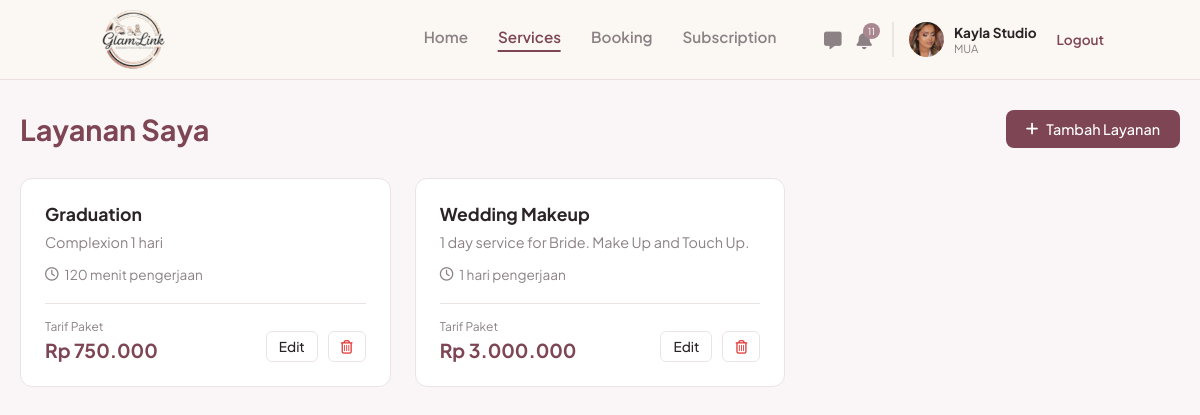
The page /mua/services.php (signed in) on the database its author committed.
### tables this page shows
CREATE TABLE `users` (
  `id_user` int(11) NOT NULL,
  `nama` varchar(100) NOT NULL,
  `email` varchar(100) NOT NULL,
  `nomor_telepon` varchar(20) DEFAULT NULL,
  `nama_brand` varchar(150) DEFAULT NULL,
  `bio` text DEFAULT NULL,
  `lokasi` varchar(150) DEFAULT NULL,
  `foto_profil` varchar(255) DEFAULT NULL,
  `password` varchar(255) NOT NULL,
  `role` enum('mua','pelanggan','admin') NOT NULL,
  `dibuat_pada` timestamp NOT NULL DEFAULT current_timestamp(),
  `status_verifikasi` enum('pending','approved','rejected') NOT NULL DEFAULT 'approved',
  `alasan_tolak` varchar(255) DEFAULT NULL
);

CREATE TABLE `services` (
  `id_service` int(11) NOT NULL,
  `id_mua` int(11) NOT NULL,
  `nama_layanan` varchar(150) NOT NULL,
  `kategori` varchar(100) DEFAULT NULL,
  `harga` decimal(10,2) NOT NULL,
  `durasi` varchar(50) DEFAULT NULL,
  `deskripsi` text DEFAULT NULL,
  `fasilitas` text DEFAULT NULL
);

### includes/mua_notifikasi.php (called while the page is built, shortened)
<?php
function mua_notif_tgl(string $tgl): string {
    $t = strtotime($tgl);
    return date('j', $t) . ' ' . MUA_NOTIF_BULAN[(int)date('n', $t)] . ' ' . date('Y', $t);
}
function mua_notif_rp($n): string {
    return 'Rp ' . number_format((float)$n, 0, ',', '.');
}
function mua_notif_sinkron(mysqli $koneksi, int $id_mua, bool $paksa = false): void {
    $kunci_sesi = 'mua_notif_sync_' . $id_mua;
    $st = $koneksi->prepare("SELECT COUNT(*) AS n FROM mua_notifikasi WHERE id_mua = ?");
    $st->bind_param('i', $id_mua);
    $st->execute();
    $pertama = (int)$st->get_result()->fetch_assoc()['n'] === 0 ? 1 : 0;
    $ins = $koneksi->prepare("INSERT IGNORE INTO mua_notifikasi (id_mua, kunci, tipe, judul, pesan, link, label_aksi, waktu, dibaca_pada)
                              VALUES (?, ?, ?, ?, ?, ?, ?, ?, IF(? = 1, NOW(), NULL))");
    $tambah = function (string $kunci, string $tipe, string $judul, string $pesan, ?string $link, ?string $aksi, string $waktu, int $sudah_baca = 0)
              use ($ins, $id_mua, $pertama) {
        $baca = ($pertama || $sudah_baca) ? 1 : 0;
    };
    $st = $koneksi->prepare("
        SELECT b.id_booking, b.no_invoice, b.tanggal_booking, b.waktu_booking, b.lokasi_acara, b.total_harga, b.status,
               b.metode_bayar, b.dibayar_pada, b.dibatalkan_oleh, b.is_client_done, b.is_mua_done, b.rating,
               b.created_at, COALESCE(b.dibatalkan_pada, b.created_at) AS waktu_batal, NOW() AS sekarang,
               u.nama AS klien, s.nama_layanan
        FROM bookings b
        LEFT JOIN users u ON u.id_user = b.id_pelanggan
        LEFT JOIN services s ON s.id_service = b.id_layanan
        WHERE b.id_mua = ? AND (b.created_at >= NOW() - INTERVAL 60 DAY OR b.tanggal_booking >= CURDATE() - INTERVAL 60 DAY)");
    $st->bind_param('i', $id_mua);
    $st->execute();
    foreach ($st->get_result()->fetch_all(MYSQLI_ASSOC) as $b) {
        $id = (int)$b['id_booking'];
        $klien = $b['klien'] ?: 'Klien';
        $layanan = $b['nama_layanan'] ?: 'layanan';
        $jadwal = mua_notif_tgl($b['tanggal_booking']) . ' pukul ' . substr($b['waktu_booking'], 0, 5) . ' WIB';
        $lokasi = trim((string)$b['lokasi_acara']) !== '' ? ' di ' . $b['lokasi_acara'] : '';
        if (!empty($b['dibayar_pada'])) {
            $metode = $b['metode_bayar'] ? ' melalui ' . $b['metode_bayar'] : '';
        }
    }
    $st = $koneksi->prepare("
        SELECT b.id_booking, b.tanggal_booking, b.waktu_booking, b.lokasi_acara, u.nama AS klien, s.nama_layanan,
               (b.tanggal_booking = CURDATE()) AS hari_ini, NOW() AS sekarang
        FROM bookings b
        LEFT JOIN users u ON u.id_user = b.id_pelanggan
        LEFT JOIN services s ON s.id_service = b.id_layanan
        WHERE b.id_mua = ? AND b.status = 'dikonfirmasi' AND b.tanggal_booking BETWEEN CURDATE() AND CURDATE() + INTERVAL 1 DAY");
    $st->bind_param('i', $id_mua);
    $st->execute();
    foreach ($st->get_result()->fetch_all(MYSQLI_ASSOC) as $j) {
        $hari = (int)$j['hari_ini'] === 1;
        $lok = trim((string)$j['lokasi_acara']);
        $link = $lok !== '' ? 'https://www.google.com/maps/search/?api=1&query=' . rawurlencode($lok) : 'booking.php?tab=scheduled';
    }
    $st = $koneksi->prepare("
        SELECT ms.id_transaksi, ms.tanggal_berakhir, sp.nama_paket,
               DATEDIFF(ms.tanggal_berakhir, CURDATE()) AS sisa, NOW() AS sekarang
        FROM mua_subscriptions ms
        JOIN subscription_packages sp ON sp.id_paket = ms.id_paket
        WHERE ms.id_mua = ? AND ms.status IN ('aktif','kedaluwarsa')
        ORDER BY ms.tanggal_berakhir DESC LIMIT 1");
    $st->bind_param('i', $id_mua);
    $st->execute();
    if ($l = $st->get_result()->fetch_assoc()) {
        $sisa = (int)$l['sisa'];
    }
    $st = $koneksi->prepare("
        UPDATE mua_notifikasi n
        JOIN bookings b ON n.kunci = CONCAT('pesanan:', b.id_booking)
        SET n.dibaca_pada = COALESCE(n.dibaca_pada, NOW()),
            n.label_aksi  = CASE b.status WHEN 'dikonfirmasi' THEN 'Lihat Jadwal'
                                          WHEN 'selesai'      THEN 'Lihat Riwayat'
                                          ELSE 'Lihat Detail' END,
            n.link        = CASE b.status WHEN 'dikonfirmasi' THEN 'booking.php?tab=scheduled'
                                          WHEN 'selesai'      THEN 'booking.php?tab=done'
                                          ELSE 'booking.php?tab=cancelled' END
        WHERE n.id_mua = ? AND b.status <> 'menunggu' AND n.label_aksi = 'Tinjau & Konfirmasi'");
}
function mua_notif_jumlah_baru(mysqli $koneksi, int $id_mua): int {
    try {
        mua_notif_sinkron($koneksi, $id_mua);
        $st = $koneksi->prepare("SELECT COUNT(*) AS n FROM mua_notifikasi WHERE id_mua = ? AND dibaca_pada IS NULL AND dihapus_pada IS NULL");
        $st->bind_param('i', $id_mua);
        $st->execute();
        return (int)$st->get_result()->fetch_assoc()['n'];
    } catch (Throwable $e) {
        return 0;
    }
}

### includes/auth_mua.php (called while the page is built, shortened)
<?php
$id_mua = (int)$_SESSION['id_user'];

### mua/services.php (the view, shortened to what this page needs)
<?php
require_once '../includes/auth_mua.php';
$query_services = mysqli_query($koneksi, "SELECT * FROM services WHERE id_mua = '$id_mua' ORDER BY id_service DESC") or die('Error Services: ' . mysqli_error($koneksi));
$services = [];
if ($query_services) {
    while ($row = mysqli_fetch_assoc($query_services)) {
        $services[] = $row;
    }
}
?>
<!DOCTYPE html>
<html lang="id">
<head>
    <link rel="stylesheet" href="https://cdnjs.cloudflare.com/ajax/libs/font-awesome/6.4.0/css/all.min.css">
    <link rel="stylesheet" href="../assets/css/navbar.css">
    <link rel="stylesheet" href="../assets/css/mua_services.css">
    <link rel="stylesheet" href="../assets/css/mua_ui.css">
</head>
<body>
    <?php include '../navbar.php'; ?>
    <main class="services-main">
        <div class="page-header">
            <h2>Layanan Saya</h2>
            <a href="tambah_layanan.php" class="btn-add-service" style="text-decoration:none;">
                <i class="fa-solid fa-plus"></i> Tambah Layanan
            </a>
        </div>
        <div class="services-grid">
            <?php if (count($services) > 0): ?>
                <?php foreach ($services as $srv): ?>
                    <div class="service-card">
                        <div class="service-content">
                            <h3><?php echo htmlspecialchars($srv['nama_layanan']); ?></h3>
                            <p class="service-category"><?php echo htmlspecialchars($srv['deskripsi'] ?? $srv['kategori']); ?></p>
                            <p class="service-duration">
                                <i class="fa-regular fa-clock"></i> <?php echo htmlspecialchars($srv['durasi']); ?> pengerjaan
                            </p>
                        </div>
                        <div class="service-footer">
                            <div class="price-container">
                                <span class="price-label">Tarif Paket</span>
                                <span class="price-value">Rp <?php echo number_format($srv['harga'], 0, ',', '.'); ?></span>
                            </div>
                            <div class="action-buttons">
                                <button class="btn-edit">Edit</button>
                                <button class="btn-delete"><i class="fa-regular fa-trash-can"></i></button>
                            </div>
                        </div>
                    </div>
                <?php endforeach; ?>
            <?php else: ?>
                <div class="empty-state">
                    <p>Anda belum menambahkan layanan apapun.</p>
                </div>
            <?php endif; ?>
        </div>
    </main>
</body>
</html>

### navbar.php (shortened to what this page needs)
<?php
$path_prefix = in_array(basename(dirname($_SERVER['PHP_SELF'])), ['mua', 'klien']) ? '../' : '';
$nav_logged_in = isset($_SESSION['status_login']) && $_SESSION['status_login'] == true;
$nav_role = isset($_SESSION['role']) ? $_SESSION['role'] : '';
if ($nav_logged_in && in_array($nav_role, ['mua', 'pelanggan']) && isset($koneksi)) {
    $id_mua_nav = $_SESSION['id_user'];
    $nav_query = mysqli_query($koneksi, "SELECT nama, nama_brand, foto_profil, status_verifikasi FROM users WHERE id_user = '$id_mua_nav'");
    $nav_profil = mysqli_fetch_assoc($nav_query);
}
?>
<header class="navbar">
    <div class="logo">
        <a href="<?php echo $path_prefix; ?>index.php">
            <img src="<?php echo $path_prefix; ?>assets/img/logo.png" alt="GlamLink">
        </a>
    </div>
    <?php if (!$nav_logged_in): ?>
        <div class="nav-links">
            <a href="<?php echo $path_prefix; ?>login.php" class="btn-text">Masuk</a>
            <a href="<?php echo $path_prefix; ?>login.php" class="btn-outline">Masuk Sebagai MUA</a>
            <a href="<?php echo $path_prefix; ?>register.php" class="btn-filled">Daftar</a>
        </div>
    <?php elseif ($nav_role == 'mua'): ?>
        <?php if (($nav_profil['status_verifikasi'] ?? 'approved') === 'approved'): ?>
        <div class="nav-menu-mua">
            <a href="<?php echo $path_prefix; ?>mua/index.php">Home</a>
            <a href="<?php echo $path_prefix; ?>mua/services.php">Services</a>
            <a href="<?php echo $path_prefix; ?>mua/booking.php">Booking</a>
            <a href="<?php echo $path_prefix; ?>mua/subscription.php">Subscription</a>
        </div>
        <?php endif; ?>
        <div class="nav-profile-mua">
            <div class="nav-icons">
                <?php
                require_once __DIR__ . '/includes/chat.php';
                ?>
                <a href="<?php echo $path_prefix; ?>mua/chat.php" class="icon-btn" title="Chat">
                    <i class="fa-solid fa-message"></i>
                </a>
                <?php
                require_once __DIR__ . '/includes/mua_notifikasi.php';
                $nav_notif_baru = isset($koneksi) ? mua_notif_jumlah_baru($koneksi, (int)$_SESSION['id_user']) : 0;
                ?>
                <a href="<?php echo $path_prefix; ?>mua/notifikasi.php" class="icon-btn" title="Notifikasi">
                    <i class="fa-solid fa-bell"></i>
                    <span class="badge" id="navNotifBadge" <?php echo $nav_notif_baru ? '' : 'hidden'; ?>><?php echo $nav_notif_baru > 99 ? '99+' : $nav_notif_baru; ?></span>
                </a>
            </div>
            <a href="<?php echo $path_prefix; ?>mua/profil.php" style="text-decoration:none;color:inherit;" title="Lihat & edit profil">
            <div class="profile-info">
                <?php if(!empty($nav_profil['foto_profil'])): ?>
                    <img src="<?php echo $path_prefix; ?>assets/img/<?php echo htmlspecialchars($nav_profil['foto_profil']); ?>" alt="Profile">
                <?php else: ?>
                    <div style="width:35px;height:35px;background:#e0d8da;border-radius:50%;display:flex;align-items:center;justify-content:center;color:#fff;font-size:0.8rem;"><i class="fa-solid fa-user"></i></div>
                <?php endif; ?>
                <div class="profile-text">
                    <span class="brand-name"><?php echo htmlspecialchars($nav_profil['nama_brand'] ?? 'Nama Brand'); ?></span>
                    <span class="role-text"><?php echo ($nav_profil['status_verifikasi'] ?? 'approved') === 'approved' ? 'MUA' : 'Belum terverifikasi'; ?></span>
                </div>
            </div>
            </a>
            <a href="<?php echo $path_prefix; ?>logout.php" class="logout-link">Logout</a>
        </div>
    <?php endif; ?>
</header>

### assets/css/navbar.css (style rules this page uses)
:root { --gl-primary: #7E4655; --gl-primary-dark: #623642; --gl-soft: #f0e6e9; }
.navbar { position: fixed; inset: 0 0 auto 0; height: 80px; display: flex; align-items: center; justify-content: space-between; padding: 0 8%; background-color: #FBF8F4; border-bottom: 1px solid #eadfe0; box-sizing: border-box; z-index: 1000; font-family: 'Plus Jakarta Sans', sans-serif; }
.navbar .logo { display: flex; align-items: center; }
.navbar .logo img { display: block; height: 60px; width: auto; }
.nav-menu-mua { display: flex; gap: 30px; font-weight: 600; font-size: 0.95rem; position: absolute; left: 50%; transform: translateX(-50%); }
.nav-menu-mua a { text-decoration: none; color: #8c8286; transition: 0.3s; font-family: 'Plus Jakarta Sans', sans-serif; }
.nav-menu-mua a:hover, .nav-menu-mua a.active { color: var(--gl-primary); }
.nav-menu-mua a.active { border-bottom: 2px solid var(--gl-primary); padding-bottom: 4px; }
.nav-profile-mua { display: flex; align-items: center; gap: 20px; }
.nav-icons { display: flex; gap: 15px; }
.nav-icons .icon-btn { position: relative; color: #8c8286; font-size: 1.1rem; text-decoration: none; }
.nav-icons .badge { position: absolute; top: -6px; right: -8px; background-color: #A98790; color: white; font-size: 0.6rem; padding: 2px 5px; border-radius: 50%; }
.profile-info { display: flex; align-items: center; gap: 10px; border-left: 2px solid #eae5e3; padding-left: 15px; }
.profile-info img { width: 35px; height: 35px; border-radius: 50%; object-fit: cover; }
.profile-text { display: flex; flex-direction: column; }
.profile-text .brand-name { font-weight: 700; color: #2b2326; font-size: 0.85rem; }
.profile-text .role-text { font-size: 0.7rem; color: #8c8286; }
.logout-link { color: var(--gl-primary); font-size: 0.85rem; text-decoration: none; font-weight: 600; }

### assets/css/mua_services.css (style rules this page uses)
body { background-color: #FAF5F6; font-family: 'Plus Jakarta Sans', sans-serif; margin: 0; }
.services-main { max-width: 1200px; margin: 0 auto; padding: 110px 20px 40px 20px; font-family: 'Plus Jakarta Sans', sans-serif; }
.page-header { display: flex; justify-content: space-between; align-items: center; margin-bottom: 30px; }
.page-header h2 { color: #7E4655; font-size: 1.8rem; margin: 0; }
.btn-add-service { background-color: #7E4655; color: white; border: none; padding: 10px 20px; border-radius: 8px; font-weight: 500; font-size: 0.9rem; cursor: pointer; display: flex; align-items: center; gap: 8px; transition: 0.2s; }
.services-grid { display: grid; grid-template-columns: repeat(3, 1fr); gap: 24px; }
.service-card { background-color: #ffffff; border: 1px solid #eae5e3; border-radius: 12px; padding: 24px; display: flex; flex-direction: column; justify-content: space-between; }
.service-content h3 { margin: 0 0 8px 0; color: #2b2326; font-size: 1.1rem; }
.service-category { color: #8c8286; font-size: 0.9rem; margin: 0 0 15px 0; }
.service-duration { color: #8c8286; font-size: 0.85rem; margin: 0 0 20px 0; display: flex; align-items: center; gap: 6px; }
.service-footer { border-top: 1px solid #eae5e3; padding-top: 15px; display: flex; justify-content: space-between; align-items: flex-end; }
.price-container { display: flex; flex-direction: column; gap: 4px; }
.price-label { color: #8c8286; font-size: 0.75rem; }
.price-value { color: #7E4655; font-size: 1.2rem; font-weight: 700; }
.action-buttons { display: flex; gap: 10px; }
.btn-edit, .btn-delete { background-color: #ffffff; border: 1px solid #eae5e3; border-radius: 6px; padding: 6px 12px; font-size: 0.85rem; cursor: pointer; font-family: inherit; transition: 0.2s; }
.btn-edit { color: #2b2326; font-weight: 500; }
.btn-delete { color: #E23636; }

### assets/css/mua_ui.css (style rules this page uses)
:root { --gl-maroon: #7E4655; --gl-maroon-soft: rgba(126, 70, 85, 0.18); --gl-green: #059669; --gl-red: #E23636; --gl-ease: cubic-bezier(0.22, 1, 0.36, 1); }
.service-card { transition: transform 0.3s var(--gl-ease), box-shadow 0.3s ease, border-color 0.3s ease; }

### rows shown on the page
users: foto_profil (picture), nama_brand "Kayla Studio"
services: nama_layanan "Graduation", deskripsi "Complexion 1 hari", durasi "120 menit", harga "750.000"
services: nama_layanan "Wedding Makeup", deskripsi "1 day service for Bride. Make Up and Touch Up.", durasi "1 hari", harga "3.000.000"

### other values the page prints
$nav_notif_baru "11"
